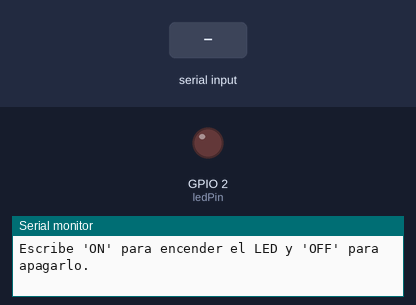
Recording of a sketch running on a simulated ESP32. Shown: output pins drawn as LEDs (lit = HIGH), the last lines printed to the serial monitor. The inputs (shaded band) are chosen by the test bench.

Above: at 1.2 s.
1.3 s: "ON\n" received over Serial
At 1.7 s:
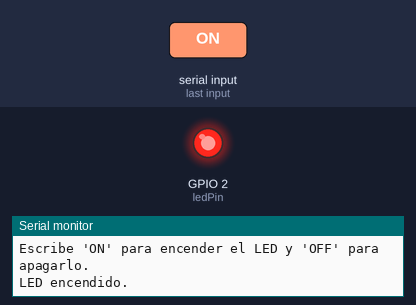
2.8 s: "OFF\n" received over Serial
At 4.0 s:
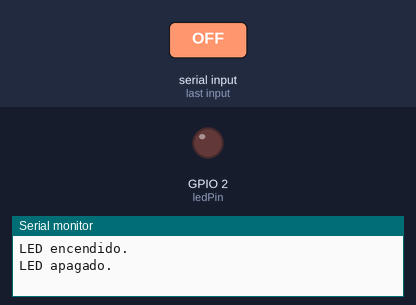
Timing chart, 0 to 5.8 s (numbered marks = the images above; inputs shaded):
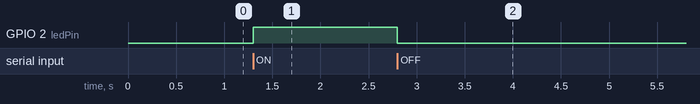

Measured:
- after the input at 1.3 s, GPIO 2 (ledPin): LOW → HIGH at once
- after the input at 2.8 s, GPIO 2 (ledPin): HIGH → LOW at once

The sketch:

sketch.ino
```cpp
const int ledPin = 2; // Pin al que está conectado el LED

void setup() {
  Serial.begin(115200); // Inicializar el puerto serie a 115200 baudios
  pinMode(ledPin, OUTPUT); // Configurar el pin del LED como salida
  Serial.println("Escribe 'ON' para encender el LED y 'OFF' para apagarlo.");
}

void loop() {
  if (Serial.available() > 0) {
    String comando = Serial.readStringUntil('\n'); // Leer el comando hasta encontrar un salto de línea

    if (comando == "ON") {
      digitalWrite(ledPin, HIGH); // Encender el LED
      Serial.println("LED encendido.");
    } else if (comando == "OFF") {
      digitalWrite(ledPin, LOW); // Apagar el LED
      Serial.println("LED apagado.");
    } else {
      Serial.println("Comando no reconocido. Escribe 'ON' o 'OFF'.");
    }
  }
}
```
